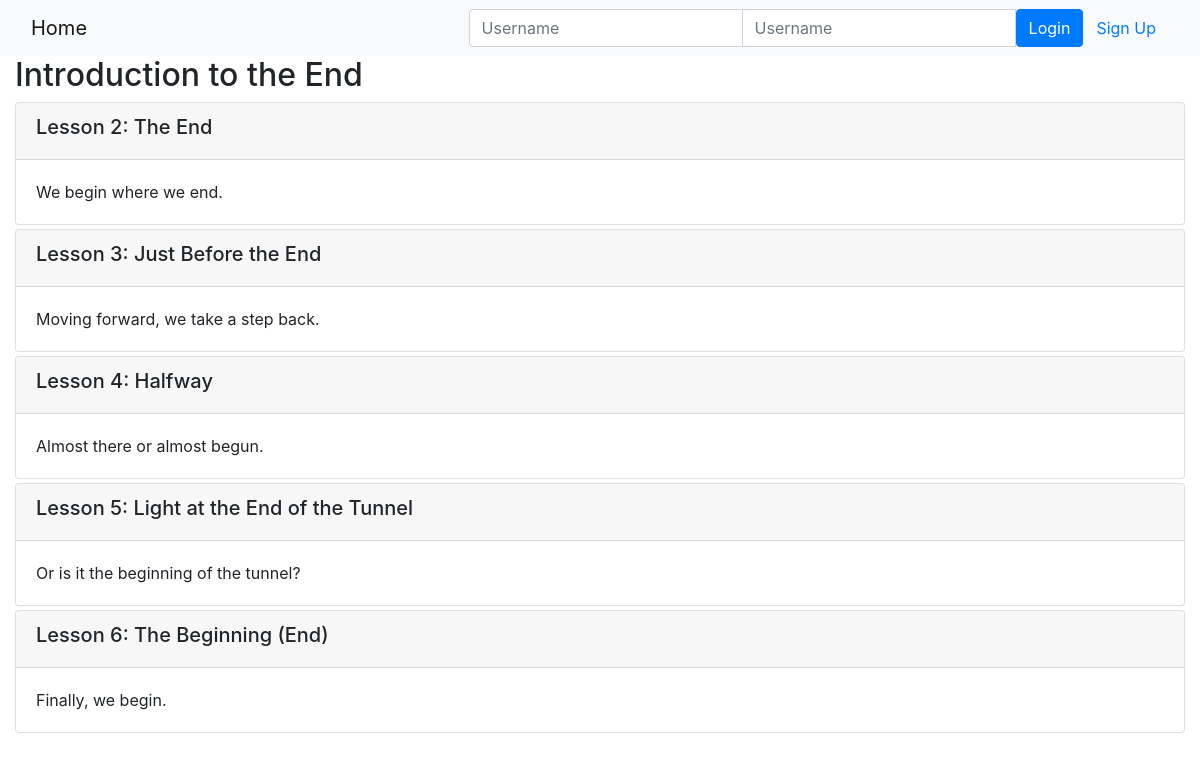
Page /onlinecourse/1/ on the committed database.
### onlinecourse/models.py (models this page shows, shortened)
class Course(models.Model):
    name = models.CharField(null=False, max_length=30, default='online course')
    image = models.ImageField(upload_to='course_images/')
    description = models.CharField(max_length=1000)
    pub_date = models.DateField(null=True)
    instructors = models.ManyToManyField(Instructor)
    users = models.ManyToManyField(settings.AUTH_USER_MODEL, through='Enrollment')
    total_enrollment = models.IntegerField(default=0)
    is_enrolled = False

class Lesson(models.Model):
    title = models.CharField(max_length=200, default="title")
    order = models.IntegerField(default=0)
    course = models.ForeignKey(Course, on_delete=models.CASCADE)
    content = models.TextField()

### onlinecourse/views.py (the view)
# urls.py: path('<int:pk>/', views.CourseDetailView.as_view(), name='course_details'),
class CourseDetailView(generic.DetailView):
    model = Course
    template_name = 'onlinecourse/course_detail_bootstrap.html'

### onlinecourse/templates/onlinecourse/course_detail_bootstrap.html (shortened to what this page needs)
<!DOCTYPE html>
<html lang="en">
<head>
     {% load static %}
    <link rel="stylesheet" href="https://maxcdn.bootstrapcdn.com/bootstrap/4.5.2/css/bootstrap.min.css">
</head>
<body>
    <nav class="navbar navbar-light bg-light">
        <div class="container-fluid">
            <div class="navbar-header">
                  <a class="navbar-brand" href="{% url 'onlinecourse:index' %}">Home</a>
            </div>
            <ul class="nav navbar-nav navbar-right">
                {% if user.is_authenticated %}
                <li>
                    <a class="btn btn-link" href="#">{{ user.first_name }}({{ user.username }})</a>
                    <a class="btn btn-link" href="{% url 'onlinecourse:logout' %}">Logout</a>
                </li>
                {% else %}
                <li>
                    <form class="form-inline" action="{% url 'onlinecourse:login' %}" method="post">
                        <div class="input-group">
                            <input type="text" class="form-control" placeholder="Username" name="username" >
                            <input type="password" class="form-control" placeholder="Username" name="psw" >
                            <button class="btn btn-primary" type="submit">Login</button>
                            <a class="btn btn-link" href="{% url 'onlinecourse:registration' %}">Sign Up</a>
                        </div>
                    </form>
                </li>
                {% endif %}
            </ul>
        </div>
    </nav>
    <div class="container-fluid">
            <h2>{{ course.name }}</h2>
            <div class="card-columns-vertical">
                {% for lesson in course.lesson_set.all %}
                    <div class="card mt-1">
                        <div class="card-header"><h5>Lesson {{lesson.order|add:1}}: {{lesson.title}}</h5></div>
                        <div class="card-body">{{lesson.content}}</div>
                    </div>
                {% endfor %}
            </div>
    </div>
</body>
</html>

### rows in the picture
Course: name "Introduction to the End"
Lesson: order|add "2", title "The End", content "We begin where we end."
Lesson: order|add "3", title "Just Before the End", content "Moving forward, we take a step back."
Lesson: order|add "4", title "Halfway", content "Almost there or almost begun."
Lesson: order|add "5", title "Light at the End of the Tunnel", content "Or is it the beginning of the tunnel?"
Lesson: order|add "6", title "The Beginning (End)", content "Finally, we begin."
